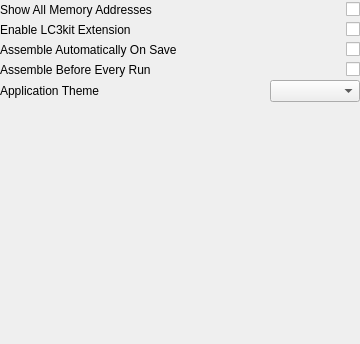
<?xml version="1.0" encoding="UTF-8"?>
<ui version="4.0">
 <class>Settings</class>
 <widget class="QWidget" name="Settings">
  <property name="geometry">
   <rect>
    <x>0</x>
    <y>0</y>
    <width>360</width>
    <height>344</height>
   </rect>
  </property>
  <property name="windowTitle">
   <string>Form</string>
  </property>
  <property name="styleSheet">
   <string notr="true">#Settings {
	margin: 4px;
}</string>
  </property>
  <layout class="QVBoxLayout" name="verticalLayout">
   <property name="spacing">
    <number>0</number>
   </property>
   <property name="leftMargin">
    <number>0</number>
   </property>
   <property name="topMargin">
    <number>0</number>
   </property>
   <property name="rightMargin">
    <number>0</number>
   </property>
   <property name="bottomMargin">
    <number>0</number>
   </property>
   <item>
    <widget class="QScrollArea" name="scrollArea">
     <property name="frameShape">
      <enum>QFrame::Shape::NoFrame</enum>
     </property>
     <property name="widgetResizable">
      <bool>true</bool>
     </property>
     <widget class="QWidget" name="scrollAreaWidgetContents">
      <property name="geometry">
       <rect>
        <x>0</x>
        <y>0</y>
        <width>360</width>
        <height>344</height>
       </rect>
      </property>
      <layout class="QVBoxLayout" name="verticalLayout_2">
       <property name="spacing">
        <number>0</number>
       </property>
       <property name="leftMargin">
        <number>0</number>
       </property>
       <property name="topMargin">
        <number>0</number>
       </property>
       <property name="rightMargin">
        <number>0</number>
       </property>
       <property name="bottomMargin">
        <number>0</number>
       </property>
       <item>
        <widget class="QFrame" name="frame">
         <property name="sizePolicy">
          <sizepolicy hsizetype="Expanding" vsizetype="Fixed">
           <horstretch>0</horstretch>
           <verstretch>0</verstretch>
          </sizepolicy>
         </property>
         <property name="frameShape">
          <enum>QFrame::Shape::NoFrame</enum>
         </property>
         <property name="frameShadow">
          <enum>QFrame::Shadow::Raised</enum>
         </property>
         <property name="type" stdset="0">
          <string>settings-item</string>
         </property>
         <layout class="QHBoxLayout" name="horizontalLayout_2">
          <property name="spacing">
           <number>0</number>
          </property>
          <property name="leftMargin">
           <number>0</number>
          </property>
          <property name="topMargin">
           <number>0</number>
          </property>
          <property name="rightMargin">
           <number>0</number>
          </property>
          <property name="bottomMargin">
           <number>0</number>
          </property>
          <item>
           <widget class="QLabel" name="label_2">
            <property name="sizePolicy">
             <sizepolicy hsizetype="Fixed" vsizetype="Fixed">
              <horstretch>0</horstretch>
              <verstretch>0</verstretch>
             </sizepolicy>
            </property>
            <property name="text">
             <string>Show All Memory Addresses</string>
            </property>
           </widget>
          </item>
          <item>
           <layout class="QHBoxLayout" name="horizontalLayout">
            <item>
             <spacer name="horizontalSpacer">
              <property name="orientation">
               <enum>Qt::Orientation::Horizontal</enum>
              </property>
              <property name="sizeHint" stdset="0">
               <size>
                <width>0</width>
                <height>20</height>
               </size>
              </property>
             </spacer>
            </item>
            <item>
             <widget class="QCheckBox" name="view_all_mem">
              <property name="sizePolicy">
               <sizepolicy hsizetype="Fixed" vsizetype="Fixed">
                <horstretch>0</horstretch>
                <verstretch>0</verstretch>
               </sizepolicy>
              </property>
              <property name="text">
               <string/>
              </property>
              <property name="iconSize">
               <size>
                <width>24</width>
                <height>24</height>
               </size>
              </property>
              <property name="type" stdset="0">
               <string>toggle</string>
              </property>
             </widget>
            </item>
           </layout>
          </item>
         </layout>
        </widget>
       </item>
       <item>
        <widget class="QFrame" name="frame_2">
         <property name="sizePolicy">
          <sizepolicy hsizetype="Preferred" vsizetype="Fixed">
           <horstretch>0</horstretch>
           <verstretch>0</verstretch>
          </sizepolicy>
         </property>
         <property name="frameShape">
          <enum>QFrame::Shape::NoFrame</enum>
         </property>
         <property name="frameShadow">
          <enum>QFrame::Shadow::Raised</enum>
         </property>
         <property name="type" stdset="0">
          <string>settings-item</string>
         </property>
         <layout class="QHBoxLayout" name="horizontalLayout_7">
          <property name="spacing">
           <number>0</number>
          </property>
          <property name="leftMargin">
           <number>0</number>
          </property>
          <property name="topMargin">
           <number>0</number>
          </property>
          <property name="rightMargin">
           <number>0</number>
          </property>
          <property name="bottomMargin">
           <number>0</number>
          </property>
          <item>
           <widget class="QLabel" name="label_3">
            <property name="sizePolicy">
             <sizepolicy hsizetype="Expanding" vsizetype="Fixed">
              <horstretch>0</horstretch>
              <verstretch>0</verstretch>
             </sizepolicy>
            </property>
            <property name="text">
             <string>Enable LC3kit Extension</string>
            </property>
           </widget>
          </item>
          <item>
           <layout class="QHBoxLayout" name="horizontalLayout_3">
            <item>
             <spacer name="horizontalSpacer_2">
              <property name="orientation">
               <enum>Qt::Orientation::Horizontal</enum>
              </property>
              <property name="sizeHint" stdset="0">
               <size>
                <width>0</width>
                <height>20</height>
               </size>
              </property>
             </spacer>
            </item>
            <item>
             <widget class="QCheckBox" name="ext_en">
              <property name="sizePolicy">
               <sizepolicy hsizetype="Fixed" vsizetype="Fixed">
                <horstretch>0</horstretch>
                <verstretch>0</verstretch>
               </sizepolicy>
              </property>
              <property name="text">
               <string/>
              </property>
              <property name="type" stdset="0">
               <string>toggle</string>
              </property>
             </widget>
            </item>
           </layout>
          </item>
         </layout>
        </widget>
       </item>
       <item>
        <widget class="QFrame" name="frame_3">
         <property name="sizePolicy">
          <sizepolicy hsizetype="Preferred" vsizetype="Fixed">
           <horstretch>0</horstretch>
           <verstretch>0</verstretch>
          </sizepolicy>
         </property>
         <property name="frameShape">
          <enum>QFrame::Shape::NoFrame</enum>
         </property>
         <property name="frameShadow">
          <enum>QFrame::Shadow::Raised</enum>
         </property>
         <property name="type" stdset="0">
          <string>settings-item</string>
         </property>
         <layout class="QHBoxLayout" name="horizontalLayout_8">
          <property name="spacing">
           <number>0</number>
          </property>
          <property name="leftMargin">
           <number>0</number>
          </property>
          <property name="topMargin">
           <number>0</number>
          </property>
          <property name="rightMargin">
           <number>0</number>
          </property>
          <property name="bottomMargin">
           <number>0</number>
          </property>
          <item>
           <widget class="QLabel" name="label_4">
            <property name="sizePolicy">
             <sizepolicy hsizetype="Expanding" vsizetype="Fixed">
              <horstretch>0</horstretch>
              <verstretch>0</verstretch>
             </sizepolicy>
            </property>
            <property name="text">
             <string>Assemble Automatically On Save</string>
            </property>
           </widget>
          </item>
          <item>
           <layout class="QHBoxLayout" name="horizontalLayout_5">
            <item>
             <spacer name="horizontalSpacer_3">
              <property name="orientation">
               <enum>Qt::Orientation::Horizontal</enum>
              </property>
              <property name="sizeHint" stdset="0">
               <size>
                <width>0</width>
                <height>20</height>
               </size>
              </property>
             </spacer>
            </item>
            <item>
             <widget class="QCheckBox" name="asm_on_save">
              <property name="sizePolicy">
               <sizepolicy hsizetype="Fixed" vsizetype="Fixed">
                <horstretch>0</horstretch>
                <verstretch>0</verstretch>
               </sizepolicy>
              </property>
              <property name="text">
               <string/>
              </property>
              <property name="type" stdset="0">
               <string>toggle</string>
              </property>
             </widget>
            </item>
           </layout>
          </item>
         </layout>
        </widget>
       </item>
       <item>
        <widget class="QFrame" name="frame_4">
         <property name="sizePolicy">
          <sizepolicy hsizetype="Preferred" vsizetype="Fixed">
           <horstretch>0</horstretch>
           <verstretch>0</verstretch>
          </sizepolicy>
         </property>
         <property name="frameShape">
          <enum>QFrame::Shape::NoFrame</enum>
         </property>
         <property name="frameShadow">
          <enum>QFrame::Shadow::Raised</enum>
         </property>
         <property name="type" stdset="0">
          <string>settings-item</string>
         </property>
         <layout class="QHBoxLayout" name="horizontalLayout_9">
          <property name="spacing">
           <number>0</number>
          </property>
          <property name="leftMargin">
           <number>0</number>
          </property>
          <property name="topMargin">
           <number>0</number>
          </property>
          <property name="rightMargin">
           <number>0</number>
          </property>
          <property name="bottomMargin">
           <number>0</number>
          </property>
          <item>
           <widget class="QLabel" name="label_5">
            <property name="sizePolicy">
             <sizepolicy hsizetype="Expanding" vsizetype="Fixed">
              <horstretch>0</horstretch>
              <verstretch>0</verstretch>
             </sizepolicy>
            </property>
            <property name="text">
             <string>Assemble Before Every Run</string>
            </property>
           </widget>
          </item>
          <item>
           <layout class="QHBoxLayout" name="horizontalLayout_6">
            <item>
             <spacer name="horizontalSpacer_4">
              <property name="orientation">
               <enum>Qt::Orientation::Horizontal</enum>
              </property>
              <property name="sizeHint" stdset="0">
               <size>
                <width>0</width>
                <height>20</height>
               </size>
              </property>
             </spacer>
            </item>
            <item>
             <widget class="QCheckBox" name="asm_on_run">
              <property name="sizePolicy">
               <sizepolicy hsizetype="Fixed" vsizetype="Fixed">
                <horstretch>0</horstretch>
                <verstretch>0</verstretch>
               </sizepolicy>
              </property>
              <property name="text">
               <string/>
              </property>
              <property name="type" stdset="0">
               <string>toggle</string>
              </property>
             </widget>
            </item>
           </layout>
          </item>
         </layout>
        </widget>
       </item>
       <item>
        <widget class="QFrame" name="frame_5">
         <property name="sizePolicy">
          <sizepolicy hsizetype="Preferred" vsizetype="Fixed">
           <horstretch>0</horstretch>
           <verstretch>0</verstretch>
          </sizepolicy>
         </property>
         <property name="frameShape">
          <enum>QFrame::Shape::NoFrame</enum>
         </property>
         <property name="frameShadow">
          <enum>QFrame::Shadow::Raised</enum>
         </property>
         <property name="type" stdset="0">
          <string>settings-item</string>
         </property>
         <layout class="QHBoxLayout" name="horizontalLayout_10">
          <property name="spacing">
           <number>0</number>
          </property>
          <property name="leftMargin">
           <number>0</number>
          </property>
          <property name="topMargin">
           <number>0</number>
          </property>
          <property name="rightMargin">
           <number>0</number>
          </property>
          <property name="bottomMargin">
           <number>0</number>
          </property>
          <item>
           <widget class="QLabel" name="label_6">
            <property name="sizePolicy">
             <sizepolicy hsizetype="Expanding" vsizetype="Fixed">
              <horstretch>0</horstretch>
              <verstretch>0</verstretch>
             </sizepolicy>
            </property>
            <property name="text">
             <string>Application Theme</string>
            </property>
           </widget>
          </item>
          <item>
           <layout class="QHBoxLayout" name="horizontalLayout_11">
            <item>
             <spacer name="horizontalSpacer_5">
              <property name="orientation">
               <enum>Qt::Orientation::Horizontal</enum>
              </property>
              <property name="sizeHint" stdset="0">
               <size>
                <width>0</width>
                <height>20</height>
               </size>
              </property>
             </spacer>
            </item>
            <item>
             <widget class="QComboBox" name="theme_opts">
              <property name="sizePolicy">
               <sizepolicy hsizetype="Expanding" vsizetype="Fixed">
                <horstretch>0</horstretch>
                <verstretch>0</verstretch>
               </sizepolicy>
              </property>
             </widget>
            </item>
           </layout>
          </item>
         </layout>
        </widget>
       </item>
       <item>
        <spacer name="verticalSpacer">
         <property name="orientation">
          <enum>Qt::Orientation::Vertical</enum>
         </property>
         <property name="sizeHint" stdset="0">
          <size>
           <width>20</width>
           <height>20</height>
          </size>
         </property>
        </spacer>
       </item>
      </layout>
     </widget>
    </widget>
   </item>
  </layout>
 </widget>
 <resources/>
 <connections/>
</ui>
